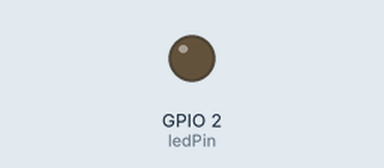
The sketch below on a simulated ESP8266 (NodeMCU). Parts: output pins drawn as LEDs (lit = HIGH). WiFi joins after 1.5 s; servers stay silent unless stated; what the sketch prints to the serial monitor is not drawn.

Above: at 2.1 s.
At 7.0 s:
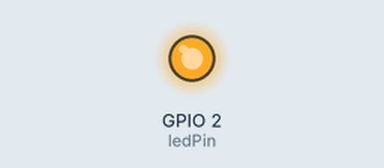
Timing chart, 0 to 8.9 s (numbered marks = the images above):
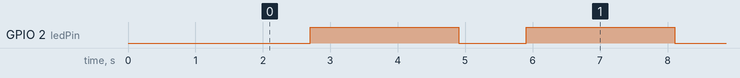

Measured:
- by itself, GPIO 2 (ledPin): alternates HIGH for 2.2 s and LOW for 1.0 s

The sketch:

wifi_client_01.ino
```cpp
/*  Connects to the home WiFi network
 *  Asks some network parameters
 *  Sends and receives message from the server in every 2 seconds
 *  Communicates: wifi_server_01.ino
 */
#include <SPI.h>
#include <ESP8266WiFi.h>

byte ledPin = 2;
char ssid[] = "Green-7730";           // SSID of your home WiFi
char pass[] = "135791113";            // password of your home WiFi

unsigned long askTimer = 0;

IPAddress server(192,168,0,80);       // the fix IP address of the server
WiFiClient client;

void setup() {
  Serial.begin(9600);               // only for debug
  WiFi.begin(ssid, pass);             // connects to the WiFi router
  while (WiFi.status() != WL_CONNECTED) {
    Serial.print(".");
    delay(500);
  }
  Serial.print(WiFi.localIP());
  /*Serial.println("Connected to wifi");
  Serial.print("Status: "); Serial.println(WiFi.status());    // Network parameters
  Serial.print("IP: ");     Serial.println(WiFi.localIP());
  Serial.print("Subnet: "); Serial.println(WiFi.subnetMask());
  Serial.print("Gateway: "); Serial.println(WiFi.gatewayIP());
  Serial.print("SSID: "); Serial.println(WiFi.SSID());
  Serial.print("Signal: "); Serial.println(WiFi.RSSI());*/
  pinMode(ledPin, OUTPUT);
}

void loop () {
  client.connect(server, 80);   // Connection to the server
  digitalWrite(ledPin, LOW);    // to show the communication only (inverted logic)
  Serial.println(".");
  client.println("Hello server! Are you sleeping?\r");  // sends the message to the server
  String answer = client.readStringUntil('\r');   // receives the answer from the sever
  Serial.println("from server: " + answer);
  client.flush();
  digitalWrite(ledPin, HIGH);
  delay(2000);                  // client will trigger the communication after two seconds
}
```
